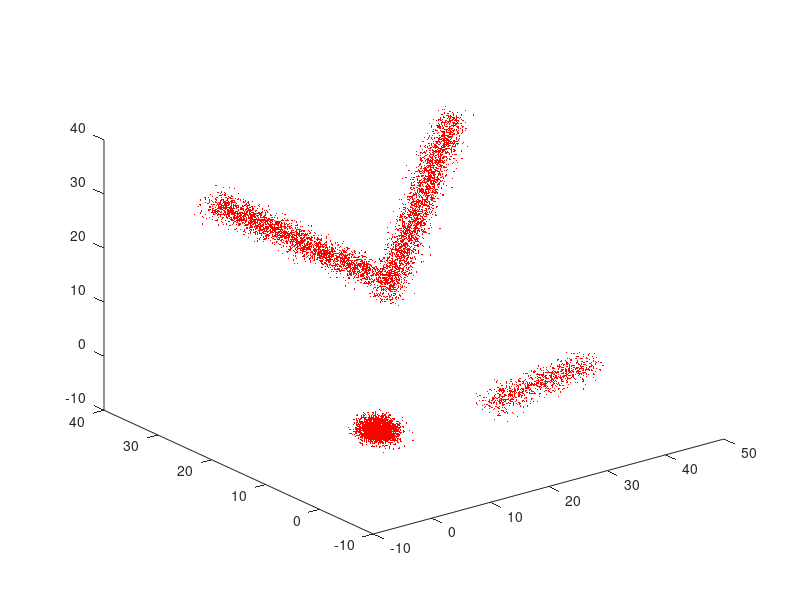

Write the MATLAB code that produced this figure.
mu = zeros(3,1);
DATA = zeros(200000 , 3);
for time = 1 : 20
    for i = 1 : 60
        x = (21-time)*sin(i*pi/30)+21-time;
        y = (21-time)*cos(i*pi/30)+21-time;
        z = 21-time;
        mu(:,i+(time-1)*200) = [x y z];
    end;
    for j = 1 : 60
        x = j/2+15;
        y = j/3+15;
        z = j/4+15;
    mu(:,60+j+(time-1)*200) = [x y z];
    end
    for k = 1 : 60
        x = sin(k);
        y = k/2;
        z = 30;
        mu(:,120+k+(time-1)*200) = [x y z];
    end
    for i = 1 : 20
        x = i+time;
        y = sqrt(i);
        z = 0;
        mu(:,180+i+(time-1)*200) = [x y z];
    end
end
mu = mu';

for i = 1 : 4000
    MU = mu(i,:) ;
    SIGMA = [1 0 0 ; 0 1 0 ; 0 0 1] ;
    DATA( (i*50 - 49): (i*50), :) = mvnrnd(MU,SIGMA,50);
end
for i = 1:20
    index = (i-1)*10000 + randperm(10000);
    ind_old = ((i-1)*10000+1):(i*10000);
    DATA(ind_old , :) = DATA(index , :);
end
for i = 1 : 20
    plot3(DATA(10000*(i-1)+1:10000*i,1),DATA(10000*(i-1)+1:10000*i,2),DATA(10000*(i-1)+1:10000*i,3),'r.','MarkerSize',0.5);
    pause(1);
end

